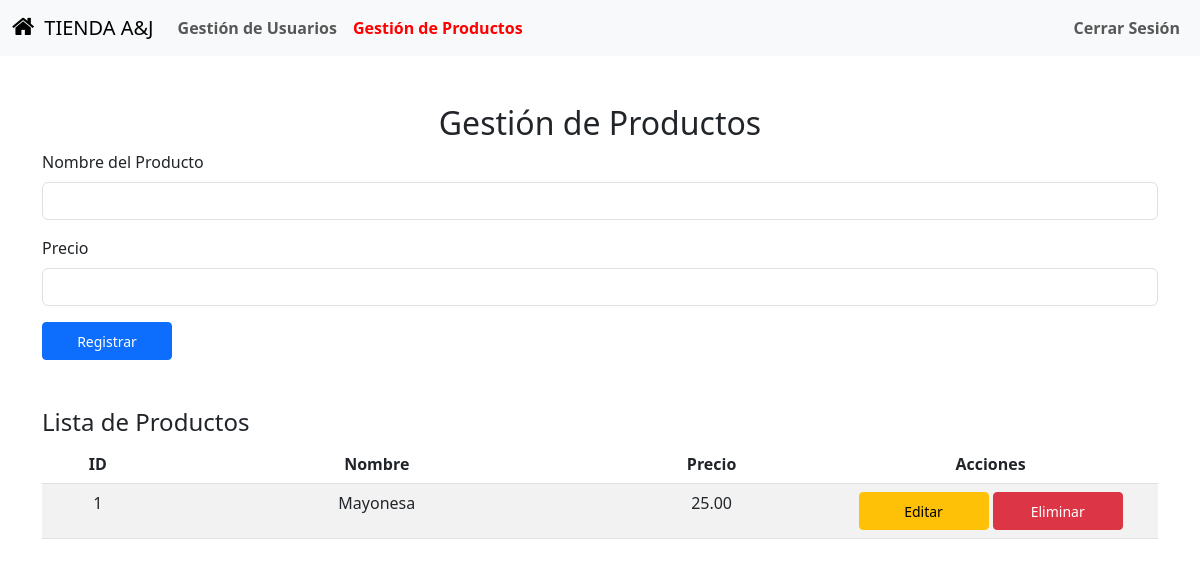
The page /modulos/productos.php on the database its author committed.
### tables this page shows
CREATE TABLE IF NOT EXISTS `productos` (
  `id` int NOT NULL AUTO_INCREMENT,
  `nombre` varchar(255) DEFAULT NULL,
  `precio` decimal(10,2) DEFAULT NULL,
  PRIMARY KEY (`id`)
);

### modulos/productos.php (the view, shortened to what this page needs)
<?php
include '../db.php';
$sql = "SELECT * FROM productos";
$stmt = $conn->prepare($sql);
$stmt->execute();
$productos = $stmt->fetchAll();
?>
<!DOCTYPE html>
<html lang="en">
<head>
    <link href="https://cdn.jsdelivr.net/npm/bootstrap@5.3.0-alpha1/dist/css/bootstrap.min.css" rel="stylesheet">
</head>
<body>
 <link rel="stylesheet" href="https://cdnjs.cloudflare.com/ajax/libs/font-awesome/4.7.0/css/font-awesome.min.css">
<nav class="navbar navbar-expand-lg navbar-light bg-light">
    <div class="container-fluid">
        <a class="navbar-brand" href="../admin.php"><i class="fa fa-home" style="font-size:24px; margin-right:10px;"></i>TIENDA A&J
        </a>
        <div class="collapse navbar-collapse" id="navbarNav">
            <ul class="navbar-nav me-auto">
                <li class="nav-item">
                    <a class="nav-link r" href="usuarios.php">Gestión de Usuarios</a>
                </li>
                <li class="nav-item">
                    <a class="nav-link" style="color:red; font-weight:600;" href="productos.php">Gestión de Productos</a>
                </li>
            </ul>
            <ul class="navbar-nav">
                <li class="nav-item">
                    <a class="nav-link" href="../logout.php">Cerrar Sesión</a>
                </li>
            </ul>
        </div>
    </div>
</nav>
<div class="container mt-5">
    <h2 class="text-center">Gestión de Productos</h2>
    <form method="POST" class="mb-4" id="formAgregar">
        <div class="mb-3">
            <label for="nombre" class="form-label">Nombre del Producto</label>
            <input type="text" class="form-control" id="nombre" name="nombre" required>
        </div>
        <div class="mb-3">
            <label for="precio" class="form-label">Precio</label>
            <input type="number" class="form-control" id="precio" name="precio" required>
        </div>
        <button type="submit" class="btn btn-primary btn-sm">Registrar </button>
    </form>
    <br>
    <h4>Lista de Productos</h4>
    <table class="table table-striped">
        <thead>
            <tr>
                <th width="10%">ID</th>
                <th width="40%">Nombre</th>
                <th width="20%">Precio</th>
                <th width="30%">Acciones</th>
            </tr>
        </thead>
        <tbody>
            <?php foreach ($productos as $producto): ?>
                <tr>
                    <td><?= $producto['id']; ?></td>
                    <td><?= $producto['nombre']; ?></td>
                    <td><?= $producto['precio']; ?></td>
                    <td>
                        <button type="button" class="btn btn-warning btn-sm" data-bs-toggle="modal" data-bs-target="#modalEditar"
                                data-id="<?= $producto['id']; ?>"
                                data-nombre="<?= $producto['nombre']; ?>"
                                data-precio="<?= $producto['precio']; ?>">
                            Editar
                        </button>
                        <form method="POST" class="d-inline">
                            <button type="submit" class="btn btn-danger btn-sm">Eliminar</button>
                        </form>
                    </td>
                </tr>
            <?php endforeach; ?>
        </tbody>
    </table>
    <br><br>
</div>
</body>
</html>

### modulos/productos.php (style rules this page uses)
a.nav-link { font-weight:600; }
button { width: 130px; height:38px; }
table thead tr th { text-align:center; }
table tbody td { text-align:center; }

### rows shown on the page
productos: id "1", nombre "Mayonesa", precio "25.00"
